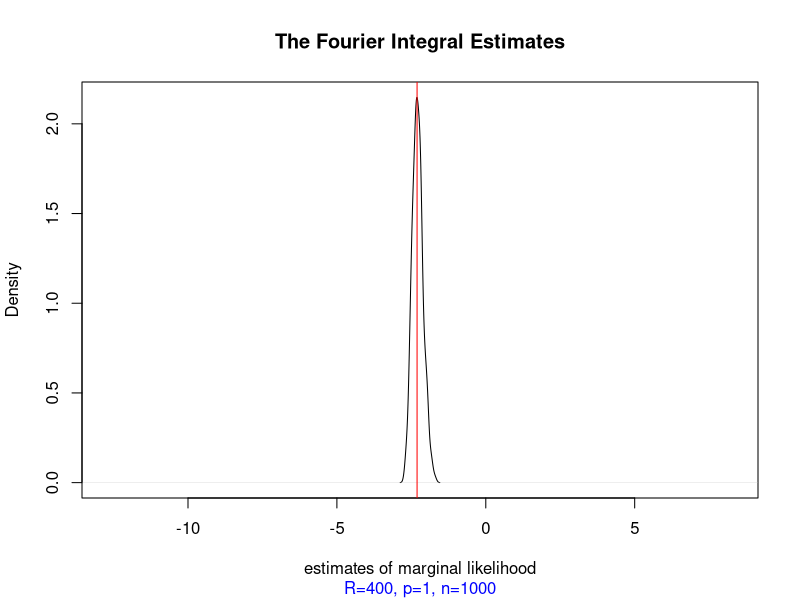
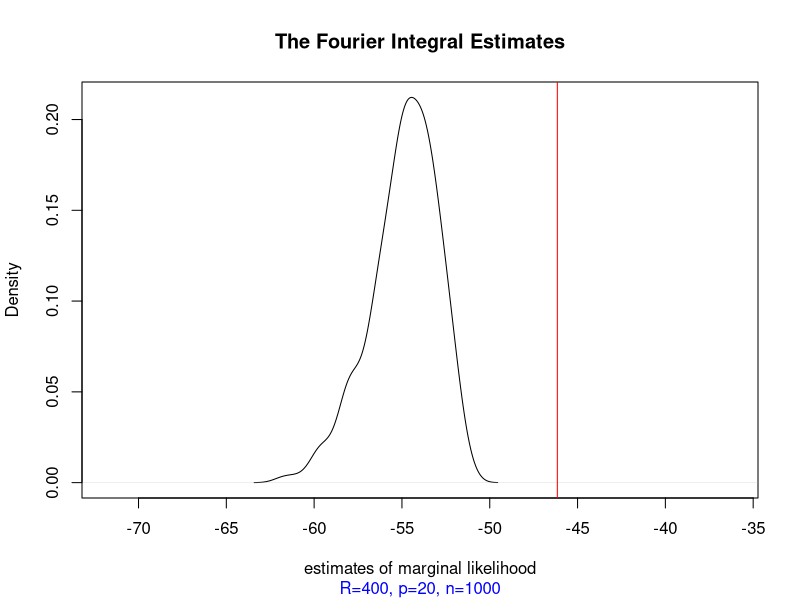
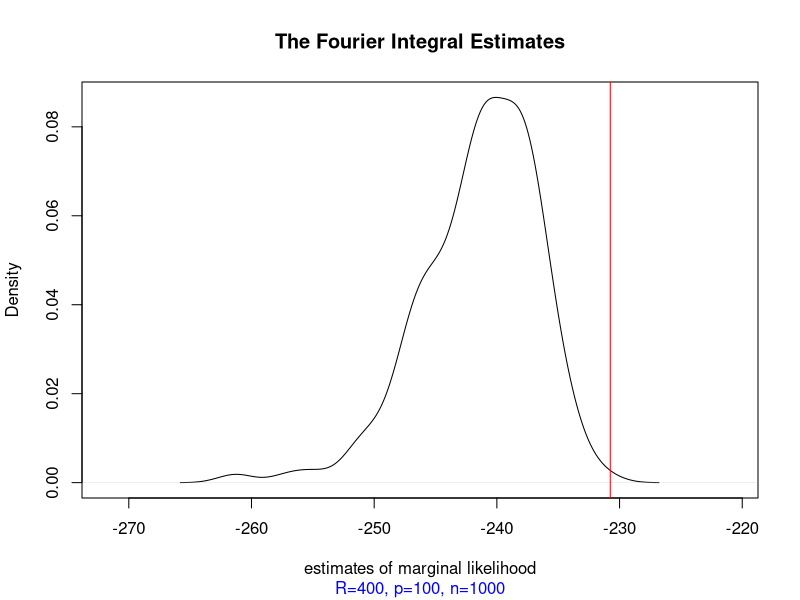

R code for these plots, in order:
set.seed(42)
library(matrixStats)
library(mvtnorm)
library(ggfortify)
library(ggplot2)



fi_sim <- function(p)
{
  


inflation <- 1
iter <- 300
n = 1e3
v = 0.01
#p = 10
R = 400
Rt = 2000
Re = 360
tau = exp(-7.25)
eta = exp(-7.75)
extraction_index <- 4

target.mean = rep(0, p)
target.var = diag(x = v/(v + 1), ncol = p, nrow = p)

log.true.c <- function(v, p) {
  (p / 2) * (log(v) - log(1 + v)) # this formula is given right after (58) in Lartillot.
}
ltrue.c = log.true.c(v = v, p = p)

###### delete later
# likelihood = function(xi, v)

# joint density of data and parameter
likepri_fn <- function(theta, v){
  like = -sum(theta^2) / (2 * v)
  prior = sum(dnorm(theta, 0, 1, log = T))
  return(like + prior)
}

epanechnikov.results = triangle.results = doubleexp.results = norm.results = simulation.results = rep(NA, iter)
simR_results = simR_lpriorlike = rep(NA, iter)
ptm <- proc.time()
# we choose to evaluate the posterior density at 0
for (i in 1:iter){
  if (p == 1){
    # FI
    target.sample = rnorm(n = n, sd = sqrt(target.var))
    
    a = sin(R * target.sample) / target.sample
    post.dens = abs(sum(a)) / (n * pi)
    lpriorlike = likepri_fn(0, v = v)
    simulation.results[i] = lpriorlike - log(post.dens)
    
    # normal-FI
    post.dens = mean(dnorm(target.sample, mean = 0, sd = 4 * tau))
    norm.results[i] = lpriorlike - log(post.dens)
    # double-exponential-FI
    post.dens = mean(dcauchy(target.sample, location = 0, scale = eta))
    doubleexp.results[i] = lpriorlike - log(post.dens)
    # triangle-kernel-FI
    a = (1 / (Rt * target.sample^2)) * (1 - cos(Rt * (target.sample)))
    post.dens = sum(a) / (n * pi^p)
    triangle.results[i] = lpriorlike - log(post.dens)
    # Epanechnikov-kernel-FI
    a = (-2 / Re) * (1 / target.sample^2) * cos(Re * (-target.sample)) + (2 / Re^2) * (1 / -target.sample^3) * sin(Re * (-target.sample))
    post.dens = sum(a) / (n * pi^p)
    epanechnikov.results[i] = lpriorlike - log(post.dens)
  }
  if (p >= 2){
    target.sample = rnorm(p * n, mean = 0, sd = sqrt(v / (v + 1))) * inflation
    target.sample = matrix(c(target.sample), nrow = n, ncol = p, byrow = T)
    
    a = abs(rowProds(sin(R * target.sample) / target.sample)) # multiplying together different dimensions
    post.dens = sum(a) / (n * pi^p)
    lpriorlike = likepri_fn(rep(0, p), v = v)
    simulation.results[i] = lpriorlike - log(post.dens)
    
    # normal-FI
    post.dens = mean(dmvnorm(target.sample, mean = rep(0, p), sigma = diag(2 * tau, nrow = p)))
    lpriorlike = likepri_fn(0, v = v)
    norm.results[i] = lpriorlike - log(post.dens)
  }
  if (i == extraction_index) {
    test_sample = target.sample
  }
  print(paste0("iteration", i))
}
proc.time() - ptm
mean(is.na(simulation.results))
mean(simulation.results)
sd(simulation.results) / sqrt(iter)
square.diff = (simulation.results - rep(ltrue.c, iter))^2
(1 / iter) * sum(square.diff)

#############
# testing alternating the reference points for FI (density comparison)
#############
test_evaluation_index = sample(1:iter, iter, replace = TRUE)
if (p == 1) {
  for (j in 1:iter) {
    ref_index = test_evaluation_index[j]
    ref = test_sample[ref_index]
    evaluation_sample = test_sample[-ref_index]
    
    a = sin(R * (evaluation_sample - ref)) / (evaluation_sample - ref)
    post.dens = abs(sum(a) / (n * pi))
    simR_lpriorlike[j] = likepri_fn(ref, v = v)
    simR_results[j] = simR_lpriorlike[j] - log(post.dens)
    
    print(paste0("iteration", j))
  }
} else {
  for (j in 1:iter) {
    ref_index = test_evaluation_index[j]
    ref = test_sample[ref_index, ]
    evaluation_sample = test_sample[-ref_index, ]
    
    a = abs(rowProds(sin(R * (evaluation_sample - ref)) / (evaluation_sample - ref))) # multiplying together different dimensions
    post.dens = abs(sum(a)) / (n * pi^p)
    simR_lpriorlike[j] = likepri_fn(ref, v = v)
    simR_results[j] = simR_lpriorlike[j] - log(post.dens)
    
    print(paste0("iteration", j))
  }
  
}
mean(is.na(simR_results))
mean(simR_results)
sd(simR_results) / sqrt(iter)
square.diff = (simulation.results - rep(ltrue.c, iter))^2
(1 / iter) * sum(square.diff)

# OLS and PCA
simR_fit <- lm(simR_results ~ simR_lpriorlike)
simR_fit |> summary()
simR_pc <- prcomp(cbind(simR_lpriorlike, simR_results))

# derive the rightmost cluster variance using the rightmost r% points
left_bound <- sort(simR_lpriorlike, decreasing = TRUE)[ceiling(0.05 * length(simR_lpriorlike))]
rightmost_var <- var(simR_results[which(simR_lpriorlike >= left_bound)])

# derive the 'angular' bias estimate
simR_rotation <- min(abs(acos(simR_pc$rotation[1, 1]) - pi), acos(simR_pc$rotation[1, 1]))

# loss function
simR_loss <- function(rotation_bias, cluster_variance) {
  exp(2 * rotation_bias) + cluster_variance
}
simR_loss(simR_rotation, rightmost_var)

####### plotting

upper = max(c(max(simulation.results), ltrue.c)) + 10
lower = min(c(min(simulation.results), ltrue.c)) - 10
label =  sprintf("R=%d, p=%d, n=%d", R, p, n)
png(file=sprintf("%s.png", label))
plot(density(simulation.results), xlab = "estimates of marginal likelihood",
     main = "The Fourier Integral Estimates",
     xlim=c(lower,upper)
     )
abline(v = ltrue.c, col = "red")
mtext(label, side = 1, line = 4, col = "blue")
dev.off()

}



fi_sim(1)
fi_sim(20)
fi_sim(100)
